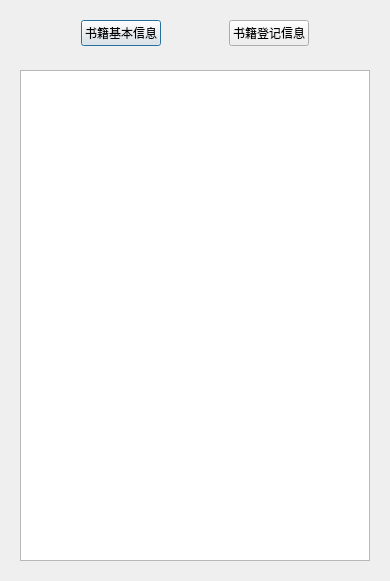
<?xml version="1.0" encoding="UTF-8"?>
<ui version="4.0">
 <class>InformationDialog</class>
 <widget class="QDialog" name="InformationDialog">
  <property name="geometry">
   <rect>
    <x>0</x>
    <y>0</y>
    <width>390</width>
    <height>581</height>
   </rect>
  </property>
  <property name="windowTitle">
   <string>Dialog</string>
  </property>
  <layout class="QGridLayout" name="gridLayout_2">
   <item row="0" column="0">
    <widget class="QWidget" name="widget" native="true">
     <layout class="QGridLayout" name="gridLayout">
      <item row="0" column="0">
       <spacer name="horizontalSpacer">
        <property name="orientation">
         <enum>Qt::Horizontal</enum>
        </property>
        <property name="sizeHint" stdset="0">
         <size>
          <width>40</width>
          <height>20</height>
         </size>
        </property>
       </spacer>
      </item>
      <item row="0" column="1">
       <widget class="QPushButton" name="baseinfo_pushButton">
        <property name="text">
         <string>书籍基本信息</string>
        </property>
       </widget>
      </item>
      <item row="0" column="3">
       <widget class="QPushButton" name="regisinfo_pushButton">
        <property name="text">
         <string>书籍登记信息</string>
        </property>
       </widget>
      </item>
      <item row="0" column="4">
       <spacer name="horizontalSpacer_2">
        <property name="orientation">
         <enum>Qt::Horizontal</enum>
        </property>
        <property name="sizeHint" stdset="0">
         <size>
          <width>40</width>
          <height>20</height>
         </size>
        </property>
       </spacer>
      </item>
      <item row="0" column="2">
       <spacer name="horizontalSpacer_3">
        <property name="orientation">
         <enum>Qt::Horizontal</enum>
        </property>
        <property name="sizeHint" stdset="0">
         <size>
          <width>40</width>
          <height>20</height>
         </size>
        </property>
       </spacer>
      </item>
     </layout>
    </widget>
   </item>
   <item row="1" column="0">
    <widget class="QStackedWidget" name="stackedWidget">
     <property name="currentIndex">
      <number>1</number>
     </property>
     <widget class="QWidget" name="page">
      <layout class="QGridLayout" name="gridLayout_3">
       <item row="0" column="0">
        <widget class="QTableWidget" name="tableWidget"/>
       </item>
      </layout>
     </widget>
     <widget class="QWidget" name="page_2">
      <layout class="QGridLayout" name="gridLayout_4">
       <item row="0" column="0">
        <widget class="QTableWidget" name="tableWidget_2"/>
       </item>
      </layout>
     </widget>
    </widget>
   </item>
  </layout>
 </widget>
 <resources/>
 <connections/>
</ui>
